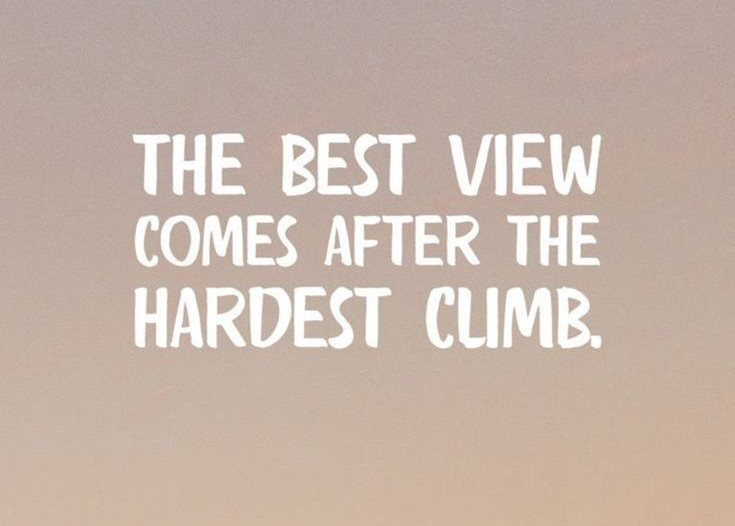
#> input picture Text and Image Processing/Text Detection and Extraction using OpenCV and OCR/input_image.jpg, 735 x 526 px
$ python main.py
#> lines starting #> are read from the running program, lines starting #| are printed output that depends on the picture
#1 - import libraries
import cv2
import matplotlib.pyplot as plt
import pytesseract
pytesseract.pytesseract.tesseract_cmd = r"C:\Program Files\Tesseract-OCR\tesseract.exe"

import os
os.makedirs('outputs', exist_ok = 'True')

#2 - Loading Image
image_path = 'input_image.jpg'
image = cv2.imread(image_path)
#> image is the input picture: shape (526, 735, 3); mean B, G, R 169.6, 180.9, 198.9
image_rgb = cv2.cvtColor(image, cv2.COLOR_BGR2RGB)

#3 - converting image to grayscale
gray = cv2.cvtColor(image, cv2.COLOR_BGR2GRAY)
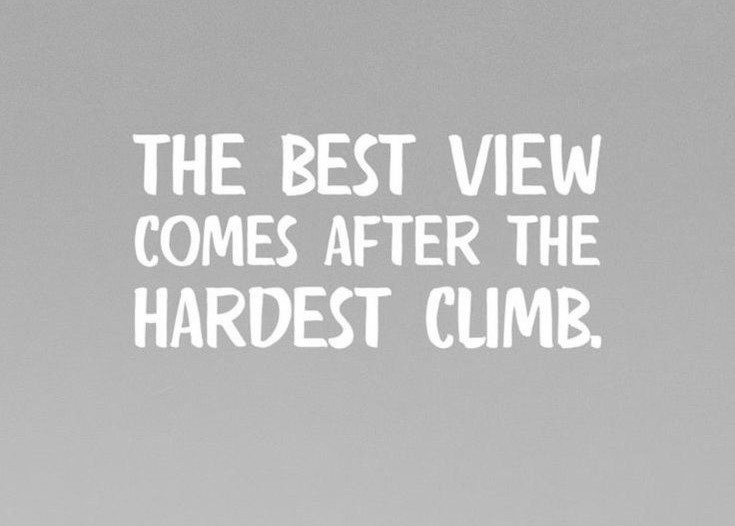
#> gray: shape (526, 735); min 155, max 255, mean 185

#4 - displayin original image and grayscale
plt.imshow(image_rgb)
plt.title('Original Image')
plt.axis('off')
plt.savefig('outputs/1_original_image.jpg', dpi = 300, bbox_inches = 'tight')
plt.show()

plt.imshow(gray)
plt.title('Grayscale Image')
plt.axis('off')
plt.savefig('outputs/2_grayscale_image.jpg', dpi = 300, bbox_inches = 'tight')
plt.show()

#5 - extract text from image
#> (the run stopped early here; a loop or call above may not have finished)
